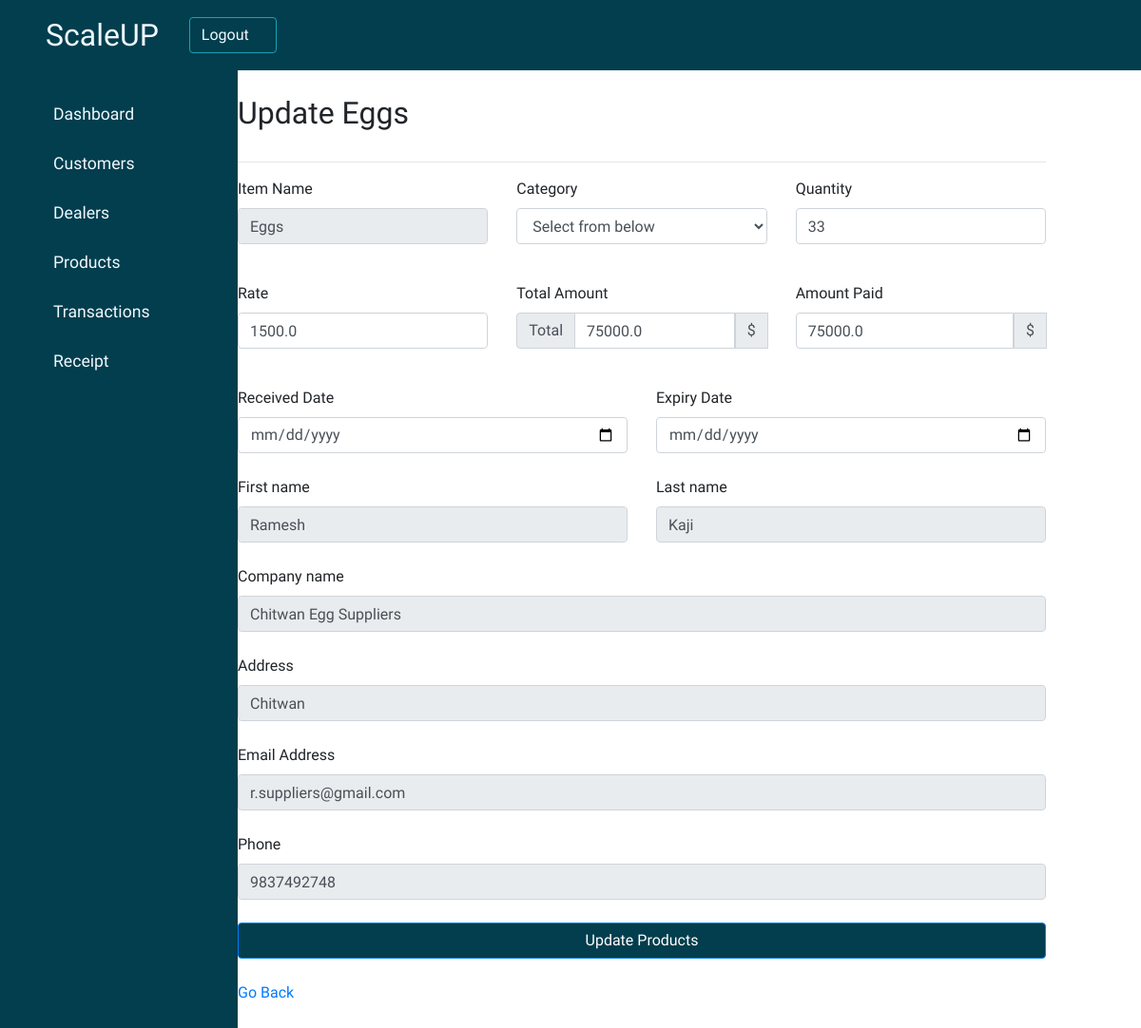
The page /update/3/ on the database its author committed.
### productmanagement/models.py (models this page shows, shortened)
class DealerTransaction(models.Model):
    dealer = models.ForeignKey(Dealers, on_delete=models.CASCADE, blank=True, null=True)
    product = models.ForeignKey(Products, on_delete=models.CASCADE, blank=True, null=True)
    total_amount = models.FloatField(blank=True, null=True)
    paid_amount = models.FloatField(blank=True, null=True)
    remaining_due = models.FloatField(blank=True, null=True)
    date = models.DateField(auto_now_add=False, auto_now=True)

class Products(models.Model):
        item_name = models.CharField(max_length=50, blank=True, null=True)
        category = models.CharField(max_length=50, blank=True, null=True)
        quantity = models.IntegerField(default='0', blank=True, null=True)
        rate = models.FloatField(blank=False,null=False)
        amount = models.FloatField(blank=False,null=False)
        receive_quantity = models.IntegerField(default='0', blank=True, null=True)
        received_date = models.DateField(blank=True, null=True)
        expiry_date = models.DateField(blank=True, null=True)
        dealer = models.ManyToManyField(Dealers, blank=True, null=True)
        customer = models.ManyToManyField(Customer, blank=True, null=True)
        issue_quantity = models.IntegerField(default='0', blank=True, null=True)
        reorder_level = models.IntegerField(default='0', blank=True, null=True)
        last_updated = models.DateField(auto_now_add=False, auto_now=True)

### dealers/models.py (models this page shows, shortened)
class Dealers(models.Model):
    firstname = models.CharField(max_length=100)
    lastname = models.CharField(max_length=100)
    company = models.CharField(max_length=100)
    address = models.CharField(max_length=100)
    email_address = models.EmailField(max_length=254)
    phone = PhoneNumberField()
    added_date = models.DateField(blank=True)

### productmanagement/views.py (the view)
# urls.py: path('update/<str:id>/', views.update, name="update"),
def update(request, id):
    queryset = DealerTransaction.objects.get(id=id)
    context = {
        "queryset": queryset,
    }
    return render(request, "update_transaction.htm", context)

### productmanagement/templates/update_transaction.htm (shortened to what this page needs)
{% extends "customer_management/base.htm"%}
{% block content%}
<div class="main-content" style="padding-left: 15%;">
    <header class="header">
        <div class="header-title">
            <h2>
                <label>
                    Update {{queryset.product.item_name}}
                </label>
            </h2>
        </div>
        <hr>
    </header>
    <div class="content-form">
      <form action="{% url 'productmanagement:update_transaction' queryset.id %}" method="POST">
        <div class="row mb-4">
          <div class="col">
            <div class="form-outline">
              <label class="form-label" for="form6Example2">Item Name</label>
              <input type="text" id="form6Example2" class="form-control"  name="item" value="{{queryset.product.item_name}}" readonly/>
            </div>
          </div>
          <div class="col">
            <div class="form-group">
              <label class="form-label" for="form6Example1">Category</label>
              <select class="form-control"  name="category"value="{{queryset.product.category}}" >
                <option>Select from below</option>
              </select>
            </div>
          </div>
          <div class="col">
            <div class="form-outline">
              <label class="form-label" for="form6Example3">Quantity</label>
              <input type="number" id="quantity" class="form-control"  name="quantity" value="{{queryset.product.quantity}}" />
            </div>
          </div>
        </div>
        <div class="row mb-4">
            <div class="col">
              <div class="form-outline">
                <label class="form-label" for="form6Example3">Rate</label>
                <input type="number" id="rate" class="form-control"  name="rate" value="{{queryset.product.rate}}" />
              </div>
            </div>
            <div class="col">
              <div class="form-outline">
                <label class="form-label" for="form6Example3">Total Amount</label>
                <div class="input-group mb-3">
                  <div class="input-group-prepend">
                    <button id="total-btn" type="button" class="input-group-text" onclick="calculate()">Total</button>
                  </div>
                  <input type="text" id="amount" class="form-control"  name="amount" value="{{queryset.total_amount}}" />
                  <div class="input-group-prepend">
                    <span class="input-group-text">$</span>
                  </div>
                </div>
              </div>
            </div>
            <div class="col" id="paid-amount">
              <div class="form-outline">
                <label class="form-label" for="form6Example3">Amount Paid</label>
                <div class="input-group mb-3">
                  <input type="number" id="paid-amount" class="form-control" value="{{queryset.paid_amount}}" name="paid-amount" />
                  <div class="input-group-prepend">
                    <span class="input-group-text">$</span>
                  </div>
                </div>
              </div>
            </div>
        </div>
        <div class="row mb-4">
          <div class="col">
            <div class="form-outline">
              <label class="form-label" for="form6Example4">Received Date</label>
              <input type="date" id="form6Example4" class="form-control"value="{{queryset.product.received_date}}"  name="mfdate" />
            </div>
          </div>
          <div class="col">
            <div class="form-outline">
              <label class="form-label" for="form6Example4">Expiry Date</label>
              <input type="date" id="form6Example4" class="form-control" value="{{queryset.product.expiry_date}}"  name="expdate" />
            </div>
          </div>
        </div>
        <div id="dealer-info">
          <div class="row mb-4">
            <div class="col">
              <div class="form-outline">
                <label class="form-label" for="form6Example1">First name</label>
                <input type="text" id="form6Example1" class="form-control" value="{{queryset.dealer.firstname}}" name="firstname" readonly/>
              </div>
            </div>
            <div class="col">
              <div class="form-outline">
                <label class="form-label" for="form6Example2">Last name</label>
                <input type="text" id="form6Example2" class="form-control" value="{{queryset.dealer.lastname}}" name="lastname" readonly/>
              </div>
            </div>
          </div>
          <div class="form-outline mb-4">
            <label class="form-label" for="form6Example3">Company name</label>
            <input type="text" id="form6Example3" class="form-control" value="{{queryset.dealer.company}}"  name="company" readonly/>
          </div>
          <div class="form-outline mb-4">
            <label class="form-label" for="form6Example4">Address</label>
            <input type="text" id="form6Example4" class="form-control" value="{{queryset.dealer.address}}"  name="address" readonly/>
          </div>
          <div class="form-outline mb-4">
            <label class="form-label" for="form6Example5">Email Address</label>
            <input type="email" id="form6Example5" class="form-control" value="{{queryset.dealer.email_address}}"  name="email_address" readonly/>
          </div>
          <div class="form-outline mb-4">
            <label class="form-label" for="form6Example6">Phone</label>
            <input type="number" id="form6Example6" class="form-control" value="{{queryset.dealer.phone}}"  name="phone" readonly/>
          </div>
        </div>
        <button type="submit" class="btn btn-primary btn-block mb-4" style="background-color: #023e4d;">Update Products</button>
      </form>
      <a href="{% url 'productmanagement:index' %}">Go Back</a>
    </div>
  </div>
{% endblock %}

### static/dashboard.css (style rules this page uses)
:root { --main-color: #023e4d; --color-dark: #f8f8fa; text-decoration: none; }
* { box-sizing: border-box; list-style-type: none; text-decoration: none; font-family: "Trirong", sans-serif; }
.header .header-title { display: flex; flex-direction: row; justify-content: space-between; padding: 0; }

### rows shown on the page
DealerTransaction: product.item_name "Eggs", item "Eggs", category "Select from below", quantity "33", rate "1500.0", amount "75000.0", paid-amount "75000.0", firstname "Ramesh", lastname "Kaji", company "Chitwan Egg Suppliers", address "Chitwan", email_address "r.suppliers@gmail.com", phone "9837492748"
